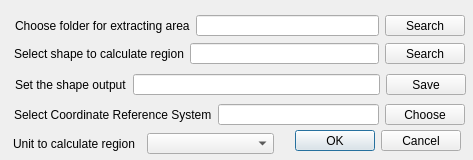
<?xml version="1.0" encoding="UTF-8"?>
<ui version="4.0">
 <class>CalculateRegionDialogBase</class>
 <widget class="QDialog" name="CalculateRegionDialogBase">
  <property name="geometry">
   <rect>
    <x>0</x>
    <y>0</y>
    <width>473</width>
    <height>160</height>
   </rect>
  </property>
  <property name="windowTitle">
   <string>Calculate Area in Region</string>
  </property>
  <property name="windowOpacity">
   <double>1.000000000000000</double>
  </property>
  <widget class="QDialogButtonBox" name="button_box">
   <property name="geometry">
    <rect>
     <x>280</x>
     <y>130</y>
     <width>181</width>
     <height>21</height>
    </rect>
   </property>
   <property name="orientation">
    <enum>Qt::Horizontal</enum>
   </property>
   <property name="standardButtons">
    <set>QDialogButtonBox::Cancel|QDialogButtonBox::Ok</set>
   </property>
  </widget>
  <widget class="QWidget" name="layoutWidget">
   <property name="geometry">
    <rect>
     <x>13</x>
     <y>133</y>
     <width>261</width>
     <height>21</height>
    </rect>
   </property>
   <layout class="QHBoxLayout" name="horizontalLayout_5">
    <property name="sizeConstraint">
     <enum>QLayout::SetNoConstraint</enum>
    </property>
    <item>
     <widget class="QLabel" name="label_4">
      <property name="text">
       <string>Unit to calculate region</string>
      </property>
     </widget>
    </item>
    <item>
     <widget class="QComboBox" name="Units"/>
    </item>
   </layout>
  </widget>
  <widget class="QWidget" name="layoutWidget">
   <property name="geometry">
    <rect>
     <x>14</x>
     <y>43</y>
     <width>451</width>
     <height>21</height>
    </rect>
   </property>
   <layout class="QHBoxLayout" name="horizontalLayout_2">
    <property name="sizeConstraint">
     <enum>QLayout::SetNoConstraint</enum>
    </property>
    <item>
     <widget class="QLabel" name="label_2">
      <property name="text">
       <string>Select shape to calculate region</string>
      </property>
     </widget>
    </item>
    <item>
     <widget class="QLineEdit" name="lineEditShapeClip"/>
    </item>
    <item>
     <widget class="QPushButton" name="pushButtonShape">
      <property name="text">
       <string>Search</string>
      </property>
     </widget>
    </item>
   </layout>
  </widget>
  <widget class="QWidget" name="layoutWidget">
   <property name="geometry">
    <rect>
     <x>15</x>
     <y>74</y>
     <width>451</width>
     <height>21</height>
    </rect>
   </property>
   <layout class="QHBoxLayout" name="horizontalLayout_3">
    <property name="sizeConstraint">
     <enum>QLayout::SetNoConstraint</enum>
    </property>
    <item>
     <widget class="QLabel" name="label_3">
      <property name="text">
       <string>Set the shape output</string>
      </property>
     </widget>
    </item>
    <item>
     <widget class="QLineEdit" name="lineEditShapeOut"/>
    </item>
    <item>
     <widget class="QPushButton" name="pushButtonShapeOut">
      <property name="text">
       <string>Save</string>
      </property>
     </widget>
    </item>
   </layout>
  </widget>
  <widget class="QWidget" name="layoutWidget">
   <property name="geometry">
    <rect>
     <x>15</x>
     <y>15</y>
     <width>450</width>
     <height>21</height>
    </rect>
   </property>
   <layout class="QHBoxLayout" name="horizontalLayout">
    <property name="spacing">
     <number>6</number>
    </property>
    <property name="sizeConstraint">
     <enum>QLayout::SetNoConstraint</enum>
    </property>
    <item>
     <widget class="QLabel" name="label">
      <property name="text">
       <string>Choose folder for extracting area</string>
      </property>
     </widget>
    </item>
    <item>
     <widget class="QLineEdit" name="lineEditFolder"/>
    </item>
    <item>
     <widget class="QPushButton" name="pushButtonFolder">
      <property name="text">
       <string>Search</string>
      </property>
     </widget>
    </item>
   </layout>
  </widget>
  <widget class="QWidget" name="">
   <property name="geometry">
    <rect>
     <x>14</x>
     <y>104</y>
     <width>451</width>
     <height>21</height>
    </rect>
   </property>
   <layout class="QHBoxLayout" name="horizontalLayout_4">
    <item>
     <widget class="QLabel" name="label_5">
      <property name="text">
       <string>Select Coordinate Reference System</string>
      </property>
     </widget>
    </item>
    <item>
     <widget class="QLineEdit" name="lineEditCoordRef">
      <property name="readOnly">
       <bool>false</bool>
      </property>
     </widget>
    </item>
    <item>
     <widget class="QPushButton" name="pushButtonCoordRef">
      <property name="text">
       <string>Choose</string>
      </property>
     </widget>
    </item>
   </layout>
  </widget>
 </widget>
 <tabstops>
  <tabstop>lineEditFolder</tabstop>
  <tabstop>pushButtonFolder</tabstop>
  <tabstop>lineEditShapeClip</tabstop>
  <tabstop>pushButtonShape</tabstop>
  <tabstop>lineEditShapeOut</tabstop>
  <tabstop>pushButtonShapeOut</tabstop>
  <tabstop>lineEditCoordRef</tabstop>
  <tabstop>pushButtonCoordRef</tabstop>
  <tabstop>Units</tabstop>
  <tabstop>button_box</tabstop>
 </tabstops>
 <resources/>
 <connections>
  <connection>
   <sender>button_box</sender>
   <signal>accepted()</signal>
   <receiver>CalculateRegionDialogBase</receiver>
   <slot>accept()</slot>
   <hints>
    <hint type="sourcelabel">
     <x>20</x>
     <y>20</y>
    </hint>
    <hint type="destinationlabel">
     <x>20</x>
     <y>20</y>
    </hint>
   </hints>
  </connection>
  <connection>
   <sender>button_box</sender>
   <signal>rejected()</signal>
   <receiver>CalculateRegionDialogBase</receiver>
   <slot>reject()</slot>
   <hints>
    <hint type="sourcelabel">
     <x>20</x>
     <y>20</y>
    </hint>
    <hint type="destinationlabel">
     <x>20</x>
     <y>20</y>
    </hint>
   </hints>
  </connection>
 </connections>
</ui>
